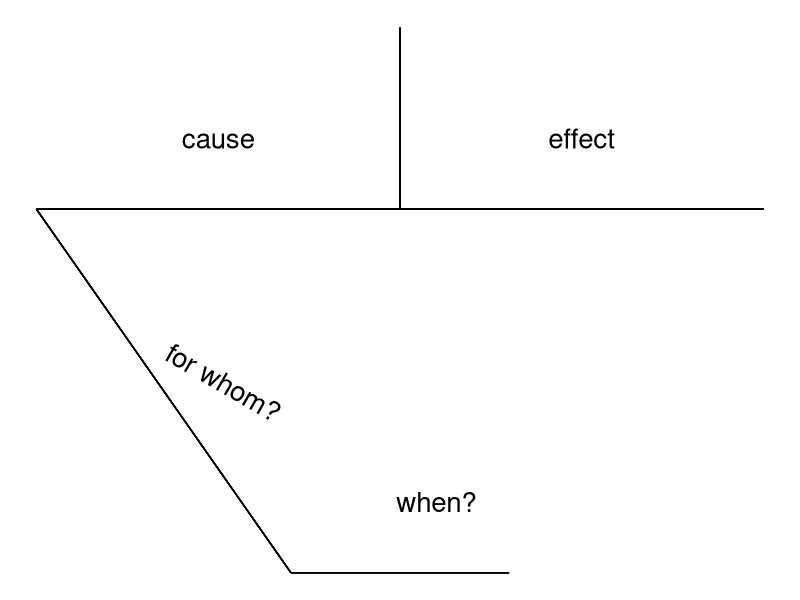
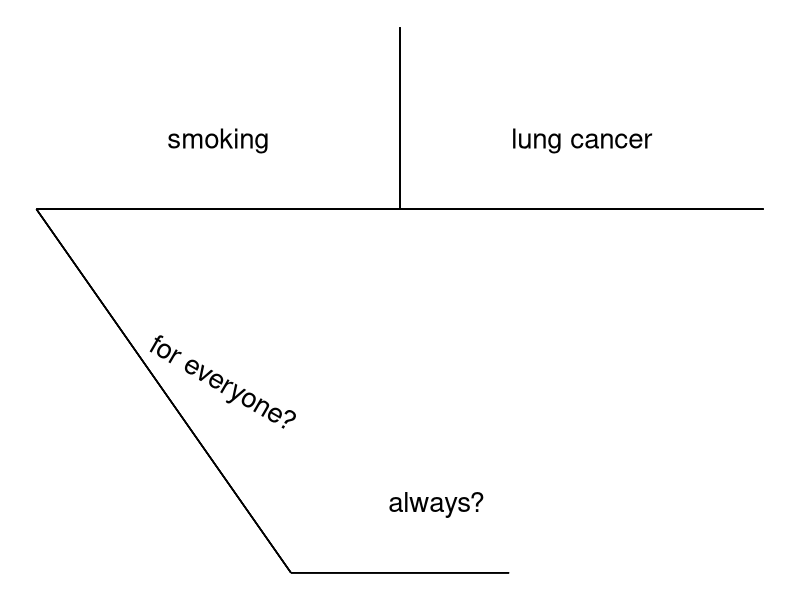
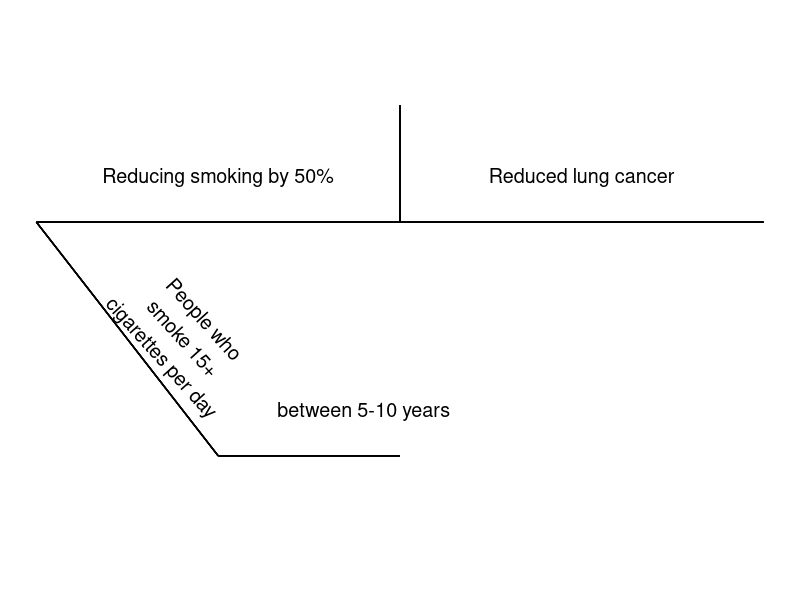
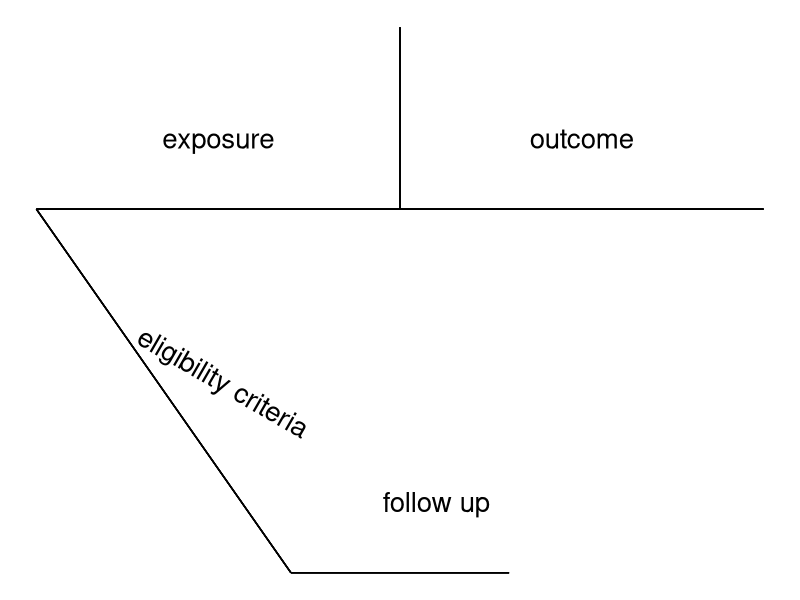

R code for these plots, in order:
## ---- chunk 1
#| echo: false
#| fig-cap: "Example of diagraming a causal claim"
#| fig-height: 2
#| label: fig-diagram-1
library(ggplot2)

data <- data.frame(labels = c("cause", "effect", "for whom?", "when?"),
                   x = c(1.25, 1.75, 1.25, 1.55),
                   y = c(1, 1, 0.8, 0.7),
                   angle = c(0, 0, -30, 0))  

ggplot(data, aes(x = x, y = y)) +
  geom_text(aes(label = labels, angle = angle, vjust = 0), 
            size = 7) +
  geom_segment(aes(x = 1, xend = 2, y = 0.95, yend = 0.95)) +  
  geom_segment(aes(x = 1.5, xend = 1.5, y = 0.95, yend = 1.1)) +
  geom_segment(aes(x = 1, xend = 1.35, y = 0.95, yend = 0.65)) +
  geom_segment(aes(x = 1.35, xend = 1.65, y = 0.65, yend = 0.65)) +
  theme_void()
## ---- chunk 2
#| echo: false
#| label: fig-diagram-2
#| fig-height: 2
#| fig-cap: "Diagram of the causal claim \"smoking causes cancer\"."
data <- data.frame(labels = c("smoking", "lung cancer", "for everyone?", "always?"),
                   x = c(1.25, 1.75, 1.25, 1.55),
                   y = c(1, 1, 0.8, 0.7),
                   angle = c(0, 0, -30, 0))  

ggplot(data, aes(x = x, y = y)) +
  geom_text(aes(label = labels, angle = angle, vjust = 0), 
            size = 7) +
  geom_segment(aes(x = 1, xend = 2, y = 0.95, yend = 0.95)) +  
  geom_segment(aes(x = 1.5, xend = 1.5, y = 0.95, yend = 1.1)) +
  geom_segment(aes(x = 1, xend = 1.35, y = 0.95, yend = 0.65)) +
  geom_segment(aes(x = 1.35, xend = 1.65, y = 0.65, yend = 0.65)) +
  theme_void()
## ---- chunk 3
#| echo: false
#| fig-cap: "Example diagram of a more specific causal claim based on results from @godtfredsen2005effect"
#| label: fig-diagram-3

data <- data.frame(labels = c("Reducing smoking by 50%", "Reduced lung cancer", "People who\nsmoke 15+\ncigarettes per day", "between 5-10 years"),
                   x = c(1, 2, .83, 1.4),
                   y = c(1, 1, 0.77, 0.7),
                   angle = c(0, 0, -48, 0))  

ggplot(data, aes(x = x, y = y)) +
  geom_text(aes(label = labels, angle = angle, vjust = 0), size = 5) +
  geom_segment(aes(x = 0.5, xend = 2.5, y = 0.95, yend = 0.95)) +  
  geom_segment(aes(x = 1.5, xend = 1.5, y = 0.95, yend = 1.1)) +
  geom_segment(aes(x = 0.5, xend = 1, y = 0.95, yend = 0.65)) +
  geom_segment(aes(x = 1, xend = 1.5, y = 0.65, yend = 0.65)) +
  xlim(c(0.5, 2.5)) +
  ylim(c(0.5, 1.2)) +
  theme_void()
## ---- chunk 4
#| echo: false
#| label: fig-diagram-4
#| fig-height: 2
#| fig-cap: "Example diagram mapped to causal analysis terminology"
data <- data.frame(labels = c("exposure", "outcome", "eligibility criteria", "follow up"),
                   x = c(1.25, 1.75, 1.25, 1.55),
                   y = c(1, 1, 0.8, 0.7),
                   angle = c(0, 0, -30, 0))  

ggplot(data, aes(x = x, y = y)) +
  geom_text(aes(label = labels, angle = angle, vjust = 0), 
            size = 7) +
  geom_segment(aes(x = 1, xend = 2, y = 0.95, yend = 0.95)) +  
  geom_segment(aes(x = 1.5, xend = 1.5, y = 0.95, yend = 1.1)) +
  geom_segment(aes(x = 1, xend = 1.35, y = 0.95, yend = 0.65)) +
  geom_segment(aes(x = 1.35, xend = 1.65, y = 0.65, yend = 0.65)) +
  theme_void()
